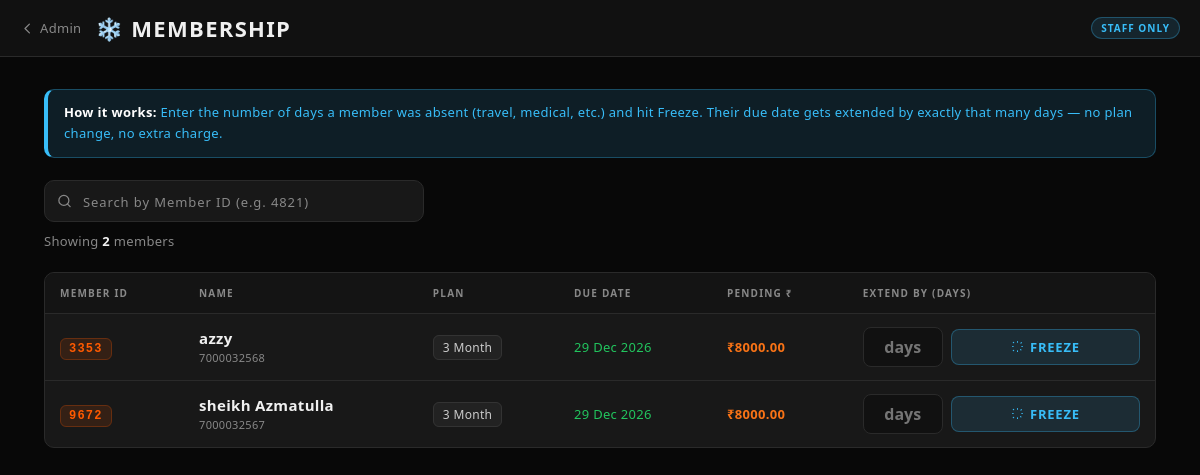
Page /freeze-membership/ (signed in) on the earlier database version.
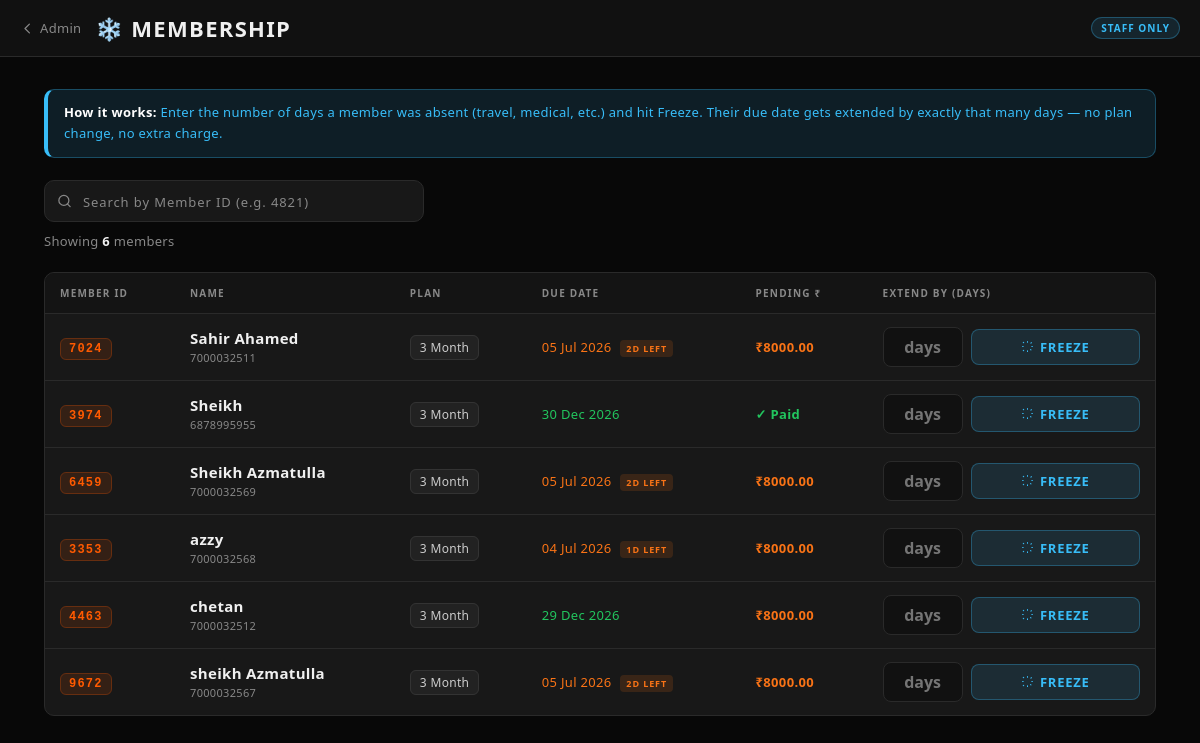
Same page on the later database version.
### AuthFit/models.py (models this page shows, shortened)
class Enrollment(models.Model):
    gym = models.ForeignKey(Gym, on_delete=models.CASCADE, db_index=True)
    objects = GymManager()
    GENDER_CHOICES = [('M', 'Male'), ('F', 'Female')]
    PAYMENT = [("Done", 'Done'), ("Pending", 'Pending')]
    METHOD = [('C', 'CASH'), ('U', 'UPI'), ('B', 'UPI + CASH')]
    SOURCE_CHOICES = [
        ("OWNER", "Owner"),
        ("MEMBER", "Member"),
    ]
    unique_id = models.CharField(max_length=10, editable=False, db_index=True)
    user = models.ForeignKey(
        User, on_delete=models.CASCADE, null=True, blank=True
    )
    profile_completed = models.BooleanField(default=False)
    source = models.CharField(max_length=10, choices=SOURCE_CHOICES, default="OWNER")
    fullname = models.CharField(max_length=25)
    email = models.EmailField(blank=True ,null=True)          # blank allowed — owner won't fill this
    gender = models.CharField(max_length=1, choices=GENDER_CHOICES, blank=True ,null=True)
    phone = models.CharField(max_length=10, db_index=True)   # primary lookup field now
    address = models.TextField(blank=True)
    reference = models.CharField(max_length=30, null=True, blank=True)
    selectPlan = models.ForeignKey(MembershipPlan, on_delete=models.CASCADE)
    trainer = models.ForeignKey(
        Trainer, on_delete=models.SET_NULL, null=True, blank=True
    )
    Amount = models.DecimalField(max_digits=10, decimal_places=2)
    paidAmount = models.DecimalField(default=0,max_digits=10,decimal_places=2,null=False)
    paymentDate = models.DateField(blank=True, null=True)
    paymentMethod = models.CharField(
        max_length=1, choices=METHOD, blank=True, null=True
    )
    pendingAmount = models.DecimalField(default=0,max_digits=10,decimal_places=2)
    pendingpaymentMethod = models.CharField(
        max_length=1, choices=METHOD, blank=True, null=True
    )
    pendingpaymentDate =  models.DateField(blank=True, null=True)
    paymentStatus = models.CharField(
        max_length=10, choices=PAYMENT, default="Pending"
    )
    last_expiry_notif_sent = models.DateField(null=True, blank=True)
    initial_invoice_generated = models.BooleanField(
        default=False,
        help_text="Set once the up-front payment collected during Quick Enrollment "
                "has been converted into a Payment + Invoice.",
    )
    doj = models.DateField(auto_now_add=True)
    DueDate = models.DateField(blank=True, null=True,db_index=True)
    created_at = models.DateTimeField(auto_now_add=True)
    is_active = models.BooleanField(default=True, db_index=True)
    face_enrolled = models.BooleanField(default=False)
    face_image = CloudinaryField('image', null=True, blank=True)
    face_embeddings = models.JSONField(default=list, blank=True)
    class Meta:
        unique_together = ('gym', 'unique_id')
        constraints = [
            models.UniqueConstraint(
                fields=['gym', 'phone'],
                condition=models.Q(user__isnull=True),
                name='unique_pending_enrollment_phone_per_gym',
            )
        ]
    @property
    def is_expired(self):
        if self.DueDate:
            return timezone.now().date() > self.DueDate
        return False
    @property
    def days_remaining(self):
        if self.DueDate:
            return (self.DueDate - timezone.now().date()).days
        return None

class MembershipPlan(models.Model):
    gym = models.ForeignKey(
        Gym,
        on_delete=models.CASCADE,
        db_index=True
    )
    plan = models.CharField(max_length=100)
    price = models.IntegerField()
    duration_days = models.IntegerField(default=30)
    objects = GymManager()

### AuthFit/views.py (the view)
# urls.py: path('freeze-membership/', views.freeze_membership,       name='freeze_membership'),
@_gym_staff_required
def freeze_membership(request):
    gym   = getattr(request, 'gym', None)
    query = request.GET.get("q", "").strip()
    qs = Enrollment.objects.select_related("selectPlan").order_by("fullname")
    if gym:
        qs = qs.filter(gym=gym)
    if query:
        qs = qs.filter(unique_id=query)
    paginator = Paginator(qs, 20)
    page_obj  = paginator.get_page(request.GET.get("page", 1))
    return render(request, "freeze_membership.html", {"page_obj": page_obj, "query": query , })

### AuthFit/context_processors.py (called while the page is built, shortened)
def saas_config(request):
    return {
        'BASE_DOMAIN': os.environ.get('BASE_DOMAIN', 'entergym.in'),
    }

def _user_hash(uid: int) -> str:
    return hmac.new(
        settings.SECRET_KEY.encode("utf-8"),
        str(uid).encode("utf-8"),
        hashlib.sha256,
    ).hexdigest()[:16]

def _build_response(is_enrolled, already_marked, user_hash, request=None):
    config = {
        "isAuthenticated": request.user.is_authenticated if request else False,
        "isEnrolled":      bool(is_enrolled),
        "alreadyMarked":   bool(already_marked),
        "userHash":        user_hash,
    }
    return {
        "GYM_CONFIG_JSON": json.dumps(config),
        "is_enrolled":     bool(is_enrolled),
        "already_marked":  bool(already_marked),
    }

def gym_context(request):
    gym = getattr(request, 'gym', None)
    if gym is None:
        return {'gym': None, 'favicon_url': None, 'logo_url': None}

def gym_branding(request):
    b = get_gym_branding(getattr(request, 'gym', None))
    return {
        "logo_url": b["logo_url"],
        "favicon_url": b["favicon_url"],
        "apple_touch_icon_url": b["apple_touch_icon_url"],
        "splash_logo_url": b["splash_logo_url"],
        "theme_color": b["theme_color"],
        "app_name": b["app_name"],
        "app_short_name": b["app_short_name"],
    }

### AuthFit/views.py (called while the page is built)
def _gym_staff_required(view_fn):
    @login_required
    @functools.wraps(view_fn)
    def wrapped(request, *args, **kwargs):
        if not getattr(request, 'is_gym_staff', False):
            return HttpResponseForbidden("Staff access required.")
        return view_fn(request, *args, **kwargs)
    return wrapped

### Gym/branding.py (called while the page is built, shortened)
def get_gym_branding(gym):
    defaults = {
        "app_name": DEFAULT_APP_NAME,
        "app_short_name": DEFAULT_APP_SHORT_NAME,
        "description": DEFAULT_DESCRIPTION,
        "logo_url": static('images/icon.webp'),
        "favicon_url": static('favicon.ico'),
        "splash_logo_url": static('images/splash.webp'),
        "apple_touch_icon_url": static('images/icon.webp'),
        "maskable_icon_url": static('images/icon.webp'),
        "shortcut_icon_url": static('images/icon.png'),
        "theme_color": DEFAULT_THEME_COLOR,
        "background_color": DEFAULT_BACKGROUND_COLOR,
    }
    if gym is None:
        return defaults

### Gym/mixins.py (called while the page is built)
    def get_queryset(self):
        return GymQuerySet(self.model, using=self._db)

### templates/freeze_membership.html (shortened to what this page needs)
{% load static %}
<!DOCTYPE html>
<html lang="en">
<head>
</head>
<body>
<div class="topbar">
  <a href="/" class="back">
    <svg xmlns="http://www.w3.org/2000/svg" fill="none" viewBox="0 0 24 24" stroke="currentColor" stroke-width="2">
      <path stroke-linecap="round" stroke-linejoin="round" d="M15 19l-7-7 7-7"/>
    </svg>
    <span>Admin</span>
  </a>
  <div class="title">❄️  Membership</div>
  <div class="badge">Staff Only</div>
</div>
<div class="page">
  <div class="info-banner">
    <strong>How it works:</strong> Enter the number of days a member was absent (travel, medical, etc.) and hit Freeze. Their due date gets extended by exactly that many days — no plan change, no extra charge.
  </div>
  <div class="search-row">
    <form method="get" action="" style="display:contents">
      <div class="search-wrap">
        <input
          type="text"
          name="q"
          placeholder="Search by Member ID (e.g. 4821)"
          value="{{ query }}"
          autocomplete="off"
          inputmode="numeric"
          maxlength="4"
        />
      </div>
    </form>
    <span class="search-info">
      Showing <strong>{{ page_obj.paginator.count }}</strong> member{{ page_obj.paginator.count|pluralize }}{% if query %} matching <strong>#{{ query }}</strong>{% endif %}
    </span>
  </div>
  {% if page_obj.object_list %}
  <div class="table-wrap">
    <table>
      <thead>
        <tr>
          <th>Member ID</th>
          <th>Name</th>
          <th>Plan</th>
          <th>Due Date</th>
          <th>Pending ₹</th>
          <th>Extend By (Days)</th>
        </tr>
      </thead>
      <tbody>
        {% for row in page_obj.object_list %}
        <tr>
          <td><span class="uid">{{ row.unique_id }}</span></td>
          <td>
            <div class="name-cell">{{ row.fullname }}</div>
            <div class="sub-text">{{ row.phone }}</div>
          </td>
          <td><span class="plan-pill">{{ row.selectPlan.plan }}</span></td>
          <td>
            <div class="due-date {% if row.is_expired %}expired{% elif row.days_remaining <= 5 %}expiring{% else %}ok{% endif %}">
              {{ row.DueDate|date:"d M Y" }}
              {% if row.is_expired %}
                <span class="due-tag expired">Expired</span>
              {% elif row.days_remaining <= 5 %}
                <span class="due-tag expiring">{{ row.days_remaining }}d left</span>
              {% endif %}
            </div>
          </td>
          <td>
            {% if row.pendingAmount == 0 %}
              <span class="pending-0">✓ Paid</span>
            {% else %}
              <span class="pending-amt">₹{{ row.pendingAmount }}</span>
            {% endif %}
          </td>
          <td>
            <div class="freeze-form">
              <input type="number" min="1" max="365" class="freeze-input" placeholder="days" data-days-input/>
            <button class="btn-freeze" type="button"
            data-id="{{ row.id }}" data-uid="{{ row.unique_id }}"
            data-name="{{ row.fullname }}" data-due="{{ row.DueDate|date:'d M Y' }}">
                <svg xmlns="http://www.w3.org/2000/svg" fill="none" viewBox="0 0 24 24" stroke="currentColor" stroke-width="2">
                  <path stroke-linecap="round" stroke-linejoin="round" d="M12 3v1m0 16v1M4.22 4.22l.707.707m12.728 12.728.707.707M3 12h1m16 0h1M4.22 19.78l.707-.707M18.364 5.636l.707-.707"/>
                </svg>
                Freeze
              </button>
            </div>
          </td>
        </tr>
        {% endfor %}
      </tbody>
    </table>
  </div>
  {% endif %}
</div>
</body>
</html>

Differences in the rows shown:
added Enrollment: unique_id "7024", fullname "Sahir Ahamed", phone "7000032511", selectPlan.plan "3 Month", DueDate "05 Jul 2026", days_remaining "2", pendingAmount "8000.00"
added Enrollment: unique_id "3974", fullname "Sheikh", phone "6878995955", selectPlan.plan "3 Month", DueDate "30 Dec 2026", pendingAmount "✓ Paid"
added Enrollment: unique_id "6459", fullname "Sheikh Azmatulla", phone "7000032569", selectPlan.plan "3 Month", DueDate "05 Jul 2026", days_remaining "2", pendingAmount "8000.00"
changed Enrollment "azzy": DueDate "29 Dec 2026" → "04 Jul 2026"; days_remaining (not shown) → "1"
added Enrollment: unique_id "4463", fullname "chetan", phone "7000032512", selectPlan.plan "3 Month", DueDate "29 Dec 2026", pendingAmount "8000.00"
changed Enrollment "sheikh Azmatulla": DueDate "29 Dec 2026" → "05 Jul 2026"; days_remaining (not shown) → "2"
Other differences:
{{ page_obj.paginator.count }}: "2" → "6"
